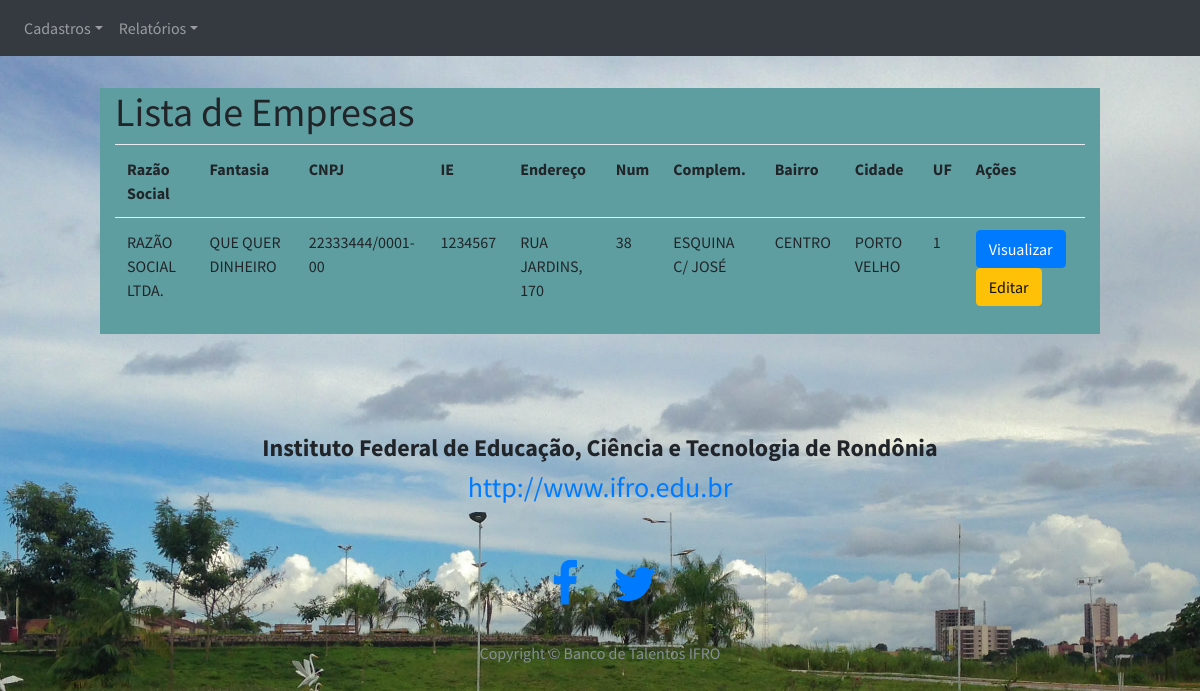
Before: /listarEmpresas with the older database file.
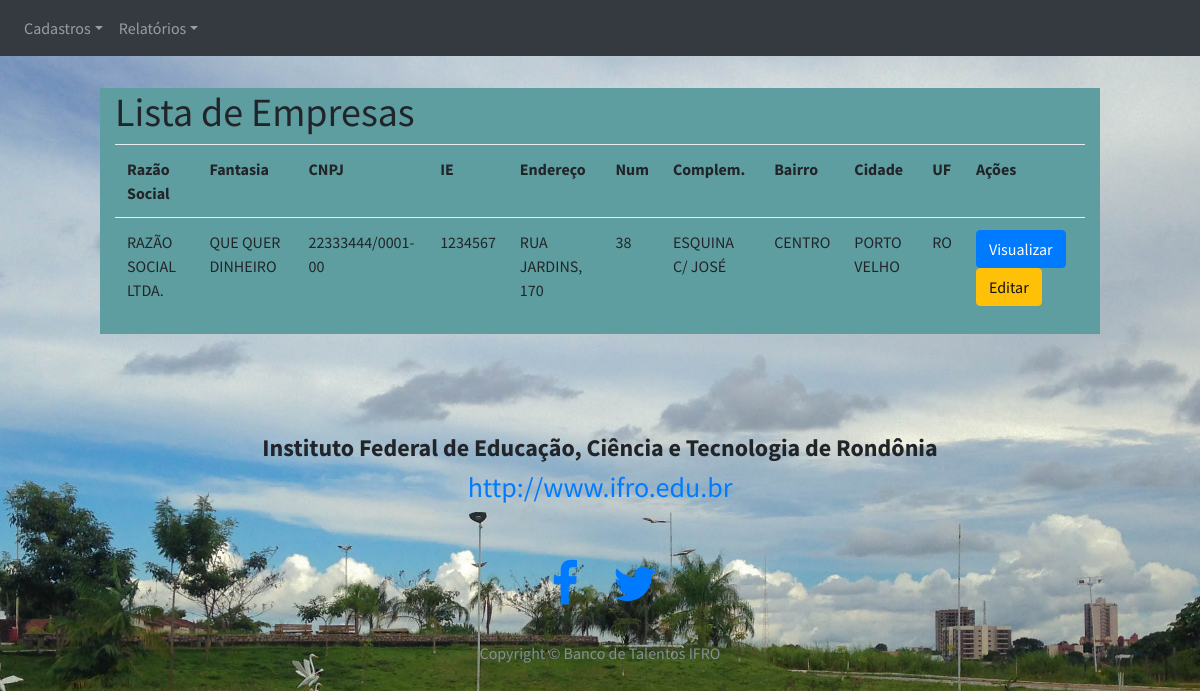
After: the same page with the newer database file.
### models.py (models this page shows, shortened)
class Pessoa(db.Model):
    __tablename__ = "pessoas"
    __table_args__ = {'extend_existing': True}
    __mapper_args__ = {'polymorphic_identity': 'pessoa'}
    id = db.Column(db.Integer, autoincrement=True, primary_key=True)
    nome        = db.Column(db.String(100))
    endereco    = db.Column(db.String(50))
    num         = db.Column(db.String(10))
    complemento = db.Column(db.String(40))
    bairro      = db.Column(db.String(50))
    cidade      = db.Column(db.String(50))
    uf          = db.Column(db.String(50))
    imagem      = db.Column(db.String(80))
    telefone    = db.Column(db.String(15))
    email    = db.Column(db.String(15), unique= True)
    password = db.Column(db.String(10))
    tipo     = db.Column(db.Integer)  # 1 para IFRO - 2 para VISITANTE

class Empresa(Pessoa):
    __tablename__ = "empresas"
    __table_args__ = {'extend_existing': True}
    __mapper_args__ = {'polymorphic_identity': 'empresa'}
    id = db.Column(db.Integer, db.ForeignKey('pessoas.id'), primary_key=True)
    fantasia  = db.Column(db.String(100))
    cnpj = db.Column(db.String(11))
    ie   = db.Column(db.Integer)

class Pessoa(db.Model):
    __tablename__ = "pessoas"
    __table_args__ = {'extend_existing': True}
    __mapper_args__ = {'polymorphic_identity': 'pessoa'}
    id = db.Column(db.Integer, autoincrement=True, primary_key=True)
    nome        = db.Column(db.String(100))
    endereco    = db.Column(db.String(50))
    num         = db.Column(db.String(10))
    complemento = db.Column(db.String(40))
    bairro      = db.Column(db.String(50))
    cidade      = db.Column(db.String(50))
    uf          = db.Column(db.String(50))
    imagem      = db.Column(db.String(80))
    telefone    = db.Column(db.String(15))
    email    = db.Column(db.String(15), unique= True)
    password = db.Column(db.String(10))
    tipo     = db.Column(db.Integer)  # 1 para IFRO - 2 para VISITANTE

### app.py (the view)
@app.route('/listarEmpresas')
def listarEmpresas():
    empresas = models.Empresa.query.all()
    return render_template('listarEmpresas.html', empresas=empresas)

### app.py (called while the page is built)
@login_manager.request_loader
def request_loader(request):
    email = request.form.get('email')
    if email not in users:
        return #'Não existe o e-mail {} cadastrado no banco'.format(email)
    user = User()
    user.id = email
    return user

### templates/listarEmpresas.html (shortened to what this page needs)
{% extends 'base_ifro.html' %}
{% block conteudo %}
<br>
<br>
<div class="container col-md-10" >
    <div class="row">
        <div class="col-md-12" style="background: cadetblue">
            <h1>Lista de Empresas</h1>
            <table class="table table-hover">
                <tr>
                    <th>Razão Social</th>
                    <th>Fantasia</th>
                    <th>CNPJ</th>
                    <th>IE</th>
                    <th>Endereço</th>
                    <th>Num</th>
                    <th>Complem.</th>
                    <th>Bairro</th>
                    <th>Cidade</th>
                    <th>UF</th>
                    <th>Ações</th>
                </tr>
                {% for empresa in empresas: %}
                <tr>
                    <td>{{ empresa.nome.upper() }}</td>
                    <td>{{ empresa.fantasia.upper() }}</td>
                    <td>{{ empresa.cnpj }}</td>
                    <td>{{ empresa.ie }}</td>
                    <td>{{ empresa.endereco.upper() }}</td>
                    <td>{{ empresa.num }}</td>
                    <td>{{ empresa.complemento.upper() }}</td>
                    <td>{{ empresa.bairro.upper() }}</td>
                    <td>{{ empresa.cidade.upper() }}</td>
                    <td>{{ empresa.uf.upper() }}</td>
                    <td>
                        <a href="/viewEmpresa/{{empresa.id}}" class="btn btn-primary">
                                Visualizar
                        </a>
                        <a href="" class="btn btn-warning">
                                Editar
                        </a>
                    </td>
                </tr>
                {% endfor %}
            </table>
        </div>
    </div>
</div>
{% endblock %}

### templates/base_ifro.html (shortened to what this page needs)
<!DOCTYPE html>
<head>
    <link href="../static/vendor/bootstrap/css/bootstrap.min.css" rel="stylesheet">
     <link href="../static/vendor/font-awesome/css/font-awesome.min.css" rel="stylesheet" type="text/css">
     <link href="../static/css/stylish-portfolio.css" rel="stylesheet">
     <link href="../static/css/signin.css" rel="stylesheet">
</head>
<body>
        <nav class="navbar navbar-expand-md navbar-dark bg-dark fixed-top">
                <div class="collapse navbar-collapse" id="navbarsExampleDefault">
                <ul class="navbar-nav mr-auto">
                    <li class="nav-item dropdown">
                        <a class="nav-link dropdown-toggle" href="http://example.com" id="dropdown01" data-toggle="dropdown" aria-haspopup="true" aria-expanded="false">
                            Cadastros</a>
                    </li>
                    <li class="nav-item dropdown">
                        <a class="nav-link dropdown-toggle" href="http://example.com" id="dropdown02" data-toggle="dropdown" aria-haspopup="true" aria-expanded="false">
                            Relatórios</a>
                    </li>
                </ul>
            </nav>
 {% block conteudo %}
 {% endblock %}
 {% block rodape %}
    <footer>
        <div class="container">
            <div class="row">
            <div class="col-lg-10 mx-auto text-center">
                <h4>
                    <strong>Instituto Federal de Educação, Ciência e Tecnologia de Rondônia</strong>
                </h4>
                <h3>
                    <a href="http://www.ifro.edu.br">http://www.ifro.edu.br</a>
                </h3>
                <br>
                <br>
                <ul class="list-inline">
                    <li class="list-inline-item">
                        <a href="https://www.facebook.com/ifrondonia/" target="_blank">
                        <i class="fa fa-facebook fa-fw fa-3x"></i>
                        </a>
                    </li>
                    <li class="list-inline-item">
                        <a href="https://twitter.com/ifrondonia" target="_blank">
                        <i class="fa fa-twitter fa-fw fa-3x"></i>
                        </a>
                    </li>
                </ul>
                <hr class="small">
                <p class="text-muted">Copyright &copy; Banco de Talentos IFRO</p>
            </div>
            </div>
        </div>
    </footer>
 {% endblock %}
</body>
</html>

### static/css/stylish-portfolio.css (style rules this page uses)
html, body { width: 100%; height: 100%; }
body { font-family: 'Source Sans Pro', 'Helvetica Neue', Helvetica, Arial, sans-serif; background: url(../img/parque_cidade.jpg ) no-repeat center center scroll ; -webkit-background-size: cover; -moz-background-size: cover; -o-background-size: cover; background-size: cover; }
hr.small { max-width: 100px; }
footer { padding: 100px 0; }

### static/css/signin.css (style rules this page uses)
body { padding-top: 40px; padding-bottom: 40px; background-color: #eee; }

Changed rows visible on the page:
changed through a linked row, Empresa "QUE QUER DINHEIRO": uf "1" → "RO"
